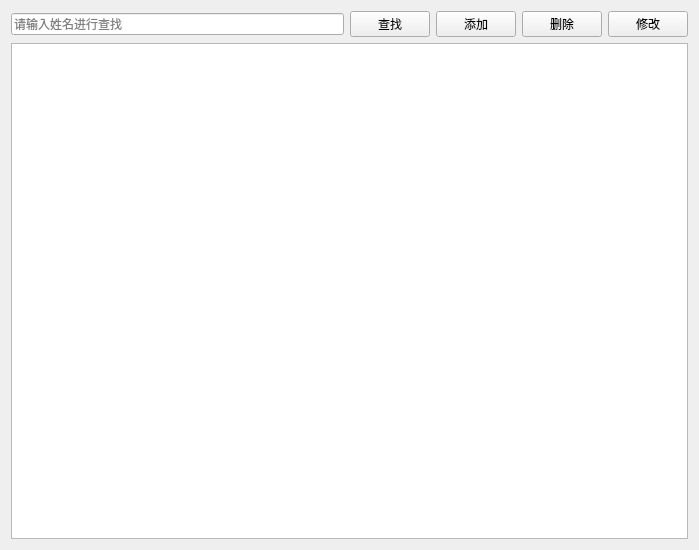
<?xml version="1.0" encoding="UTF-8"?>
<ui version="4.0">
 <class>PatientView</class>
 <widget class="QWidget" name="PatientView">
  <property name="geometry">
   <rect>
    <x>0</x>
    <y>0</y>
    <width>699</width>
    <height>550</height>
   </rect>
  </property>
  <property name="windowTitle">
   <string>患者管理</string>
  </property>
  <layout class="QVBoxLayout" name="verticalLayout">
   <item>
    <layout class="QHBoxLayout" name="horizontalLayout">
     <item>
      <widget class="QLineEdit" name="txtSearch">
       <property name="placeholderText">
        <string>请输入姓名进行查找</string>
       </property>
      </widget>
     </item>
     <item>
      <widget class="QPushButton" name="btSearch">
       <property name="text">
        <string>查找</string>
       </property>
      </widget>
     </item>
     <item>
      <widget class="QPushButton" name="btAdd">
       <property name="text">
        <string>添加</string>
       </property>
      </widget>
     </item>
     <item>
      <widget class="QPushButton" name="btDelete">
       <property name="text">
        <string>删除</string>
       </property>
      </widget>
     </item>
     <item>
      <widget class="QPushButton" name="btEdit">
       <property name="text">
        <string>修改</string>
       </property>
      </widget>
     </item>
    </layout>
   </item>
   <item>
    <widget class="QTableView" name="tableView"/>
   </item>
  </layout>
 </widget>
 <resources/>
 <connections/>
</ui>
